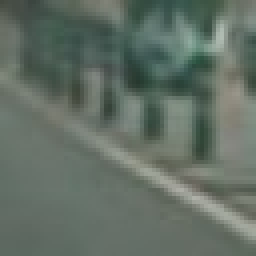
#> input picture small_dataset/image0004.jpeg, 64 x 64 px (shown 4 times larger); its folder holds 4 pictures in this run
$ python hog_classify.py
#> lines starting #> are read from the running program, lines starting #| are printed output that depends on the picture
import matplotlib.image as mpimg
import matplotlib.pyplot as plt
import numpy as np
import cv2
import glob
import time
from sklearn.svm import LinearSVC
from sklearn.preprocessing import StandardScaler
from skimage.feature import hog
# NOTE: the next import is only valid for scikit-learn version <= 0.17
# for scikit-learn >= 0.18 use:
# from sklearn.model_selection import train_test_split
from sklearn.cross_validation import train_test_split

# Define a function to return HOG features and visualization
def get_hog_features(img, orient, pix_per_cell, cell_per_block,
                        vis=False, feature_vec=True):
    # Call with two outputs if vis==True
    if vis == True:
        features, hog_image = hog(img, orientations=orient, pixels_per_cell=(pix_per_cell, pix_per_cell),
                                  cells_per_block=(cell_per_block, cell_per_block), transform_sqrt=True,
                                  visualise=vis, feature_vector=feature_vec)
        return features, hog_image
    # Otherwise call with one output
    else:
        features = hog(img, orientations=orient, pixels_per_cell=(pix_per_cell, pix_per_cell),
                       cells_per_block=(cell_per_block, cell_per_block), transform_sqrt=True,
                       visualise=vis, feature_vector=feature_vec)
        return features

# Define a function to extract features from a list of images
# Have this function call bin_spatial() and color_hist()
def extract_features(imgs, cspace='RGB', orient=9,
                        pix_per_cell=8, cell_per_block=2, hog_channel=0):
    # Create a list to append feature vectors to
    features = []
    # Iterate through the list of images
    for file in imgs:
        # Read in each one by one
        image = mpimg.imread(file)
        # apply color conversion if other than 'RGB'
        if cspace != 'RGB':
            if cspace == 'HSV':
                feature_image = cv2.cvtColor(image, cv2.COLOR_RGB2HSV)
            elif cspace == 'LUV':
                feature_image = cv2.cvtColor(image, cv2.COLOR_RGB2LUV)
            elif cspace == 'HLS':
                feature_image = cv2.cvtColor(image, cv2.COLOR_RGB2HLS)
            elif cspace == 'YUV':
                feature_image = cv2.cvtColor(image, cv2.COLOR_RGB2YUV)
            elif cspace == 'YCrCb':
                feature_image = cv2.cvtColor(image, cv2.COLOR_RGB2YCrCb)
        else: feature_image = np.copy(image)

        # Call get_hog_features() with vis=False, feature_vec=True
        if hog_channel == 'ALL':
            hog_features = []
            for channel in range(feature_image.shape[2]):
                hog_features.append(get_hog_features(feature_image[:,:,channel],
                                    orient, pix_per_cell, cell_per_block,
                                    vis=False, feature_vec=True))
            hog_features = np.ravel(hog_features)
        else:
            hog_features = get_hog_features(feature_image[:,:,hog_channel], orient,
                        pix_per_cell, cell_per_block, vis=False, feature_vec=True)
        # Append the new feature vector to the features list
        features.append(hog_features)
    # Return list of feature vectors
    return features


# Divide up into cars and notcars
images = glob.glob('small_dataset/*.jpeg')
cars = []
notcars = []
for image in images:
    if 'image' in image or 'extra' in image:
        notcars.append(image)
    else:
        cars.append(image)

# Reduce the sample size because HOG features are slow to compute
# The quiz evaluator times out after 13s of CPU time
sample_size = 500
cars = cars[0:sample_size]
notcars = notcars[0:sample_size]

### TODO: Tweak these parameters and see how the results change.
colorspace = 'RGB' # Can be RGB, HSV, LUV, HLS, YUV, YCrCb
orient = 9
pix_per_cell = 8
cell_per_block = 2
hog_channel = 0 # Can be 0, 1, 2, or "ALL"

t=time.time()
car_features = extract_features(cars, cspace=colorspace, orient=orient,
                        pix_per_cell=pix_per_cell, cell_per_block=cell_per_block,
                        hog_channel=hog_channel)
notcar_features = extract_features(notcars, cspace=colorspace, orient=orient,
                        pix_per_cell=pix_per_cell, cell_per_block=cell_per_block,
                        hog_channel=hog_channel)
#> call 2 of extract_features, with cspace = 'RGB', orient = 9, pix_per_cell = 8, cell_per_block = 2, hog_channel = 0
#> in extract_features, image is the input picture: shape (64, 64, 3); mean R, G, B 98.6, 110.8, 101
#> in get_hog_features, `features = hog(img, orientations=orient, pixels_per_cell=(pix_per_cell..`: features = 1764 values, max 0.567 at index 1058, min 0 at index 273, mean 0.127
#> in get_hog_features, `features = hog(img, orientations=orient, pixels_per_cell=(pix_per_cell..`:
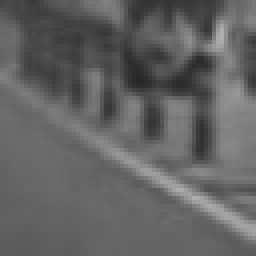
#> img: shape (64, 64) (shown 4 times larger); min 39, max 176, mean 98.6
#> in extract_features (call 2), `hog_features = get_hog_features(feature_image[:,:,hog_channel], orient..`: hog_features has the same summary as features in get_hog_features
#> pass 3 of the loop in extract_features, `for file in imgs:`:
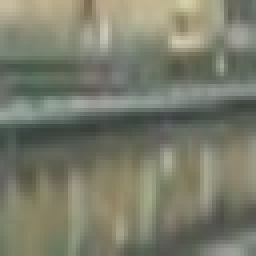
#> input picture small_dataset/image0102.jpeg, 64 x 64 px (shown 4 times larger)
#> in extract_features, image is the input picture: shape (64, 64, 3); mean R, G, B 121.9, 124, 107.3
#> features = 1764 values, max 0.474 at index 633, min 0 at index 6, mean 0.123
#> in get_hog_features (call 3), `features = hog(img, orientations=orient, pixels_per_cell=(pix_per_cell..`:
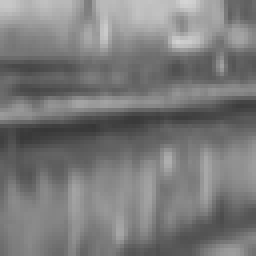
#> img: shape (64, 64) (shown 4 times larger); min 55, max 212, mean 121.9
#> hog_features has the same summary as features in get_hog_features
#> the loop made 4 passes; the first 3 are shown
t2 = time.time()
print(round(t2-t, 2), 'Seconds to extract HOG features...')
# Create an array stack of feature vectors
#> (the run stopped early here; a loop or call above may not have finished)
